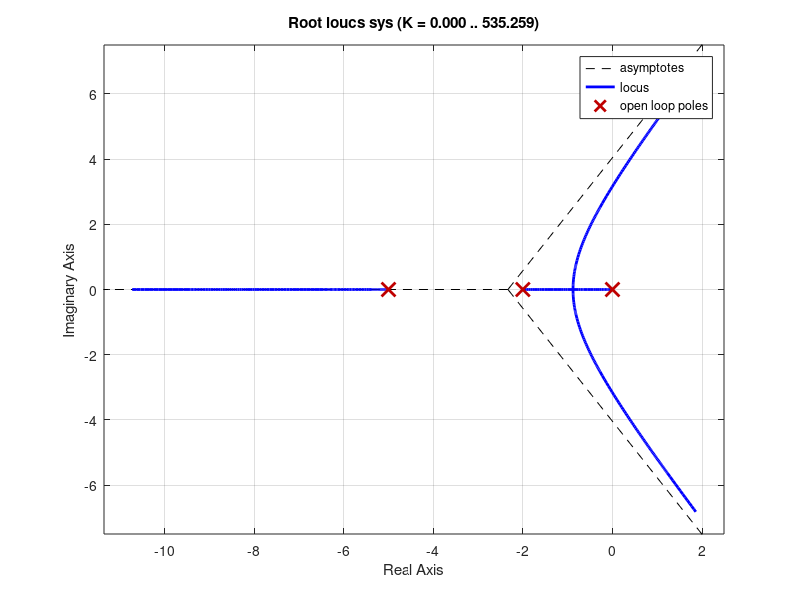

The MATLAB script that drew this image: (Note: this script raises an error after producing the figure.)
%% PI and Lag compensated controller
clc; clear; close all;

s= tf('s');
sys = 1/(s*(s+2)*(s+5));   % uncompensated system
OS = 0.2;                  % Given %OS
zeta = -log(OS)/(pi^2+(log(OS))^2)^0.5;
rlocus(sys);
sgrid(zeta,0);
axis([-10 5 -5 5])
[k, poles] = rlocfind(sys)
uncomp_sys = k*sys;

%% PI compensation
controller_pole = 1/s;
controller_zero = (s+0.001);
pi_comp_sys = uncomp_sys*controller_pole*controller_zero;

%let's see the root locus now again
figure()
subplot(211), rlocus(sys),title('Uncompensated Root Locus')
subplot(212), rlocus(pi_comp_sys),title('Root locus after adding pole and zero')

%% Now check the Error after PI Controller
%Uncompensated error
t = 0:0.01:10000;
R_s = 1/s^2;

Open_s = uncomp_sys;
Close_s = Open_s/(1+Open_s);
C_s = R_s*Close_s;
E_s = R_s - C_s;
uncomp_error = impulse(E_s, t);

% Compensated Error
Open_s = pi_comp_sys;
Close_s = Open_s/(1+Open_s);
C_s = R_s*Close_s;
E_s = R_s - C_s;
comp_error = impulse(E_s, t);

%Plotting result
figure()

plot(t,uncomp_error,"r",t,comp_error,"b"),title("Error Analysis");
xlabel("Time(Second)"); ylabel("Amplitude");
legend('Uncompensated error','Compensated Error');

%% Lag compensation by factor of 10
% k = 13.1 from rlocfind... and for this k--> Kv is 1.31 and e is 0.763
% from (Zc/Pc) = (Kv_new/Kv_old) --> Pc = 0.001 and Zc = 0.01

controller_pole = 1/(s+0.001);
controller_zero = (s+0.01);
lag_comp_sys = uncomp_sys*controller_pole*controller_zero;

%let's see the root locus now again
figure()
subplot(211), rlocus(sys),title('Uncompensated Root Locus')
subplot(212), rlocus(lag_comp_sys),title('Root locus after adding pole and zero')

%% Now check the Error after Lag Compensation
%Uncompensated error
t = 0:0.01:10000;
R_s = 1/s^2;

Open_s = uncomp_sys;
Close_s = Open_s/(1+Open_s);
C_s = R_s*Close_s;
E_s = R_s - C_s;
uncomp_error = impulse(E_s, t);

% Compensated Error
Open_s = lag_comp_sys;
Close_s = Open_s/(1+Open_s);
C_s = R_s*Close_s;
E_s = R_s - C_s;
comp_error = impulse(E_s, t);

%Plotting result
figure()

plot(t,uncomp_error,"r",t,comp_error,"b"),title("Error Analysis");
xlabel("Time(Second)"); ylabel("Amplitude");
legend('Uncompensated error','Compensated Error');


%%
%% Lead controller
% Overshoot is 10% and setting time is reduced by factor of 2
clc; clear; close all;
format compact;

s= tf('s');
sys = 1/((s+1)*(s+8)*(s+6));      % uncompensated system
OS = 0.10;                        % Given %OS
zeta = -log(OS)/(pi^2+(log(OS))^2)^0.5;
rlocus(sys);
sgrid(zeta,0);
axis([-10 5 -5 5])
[k,] = rlocfind(sys)
uncomp_sys = k*sys;

%% Find the Lead Controller
% New Operating point --> 4.511+j*6.17
% Let zero at -6. So the position of pole is -469.63
controller_zero = (s+6);
controller_pole = 1/(s+469.63);
lead_comp_sys = uncomp_sys*controller_zero*controller_pole;

%let's see the root locus now again
figure()
subplot(211), rlocus(sys),title('Uncompensated Root Locus')
subplot(212), rlocus(lead_comp_sys),title('Root locus after adding pole and zero')

%% Now we need to find k_comp as the shape gets changed
figure();
rlocus(lead_comp_sys);
sgrid(zeta, 0);
axis([-10 20 -20 20])
[k_comp,] = rlocfind(lead_comp_sys);
comp_sys = lead_comp_sys*k_comp;

%% Plotting results for Lead compensator
t = 0:0.01:10;
R_s = 1;          

%Uncompensated Response
uncomp_Open_s = uncomp_sys;
uncomp_Close_s = uncomp_Open_s/(1+uncomp_Open_s);
uncomp_C_s = uncomp_Close_s*R_s;

% Compensated Response
comp_Open_s = comp_sys;
comp_Close_s = comp_Open_s/(1+comp_Open_s);
comp_C_s = R_s*comp_Close_s;

%Plotting result
figure()
step(uncomp_C_s,t,"r");
hold on
step(comp_C_s,t,'g')
xlabel("Time(Second)"); ylabel("Amplitude");
legend('Uncompensated Response','Compensated response');

%% Lag Control for error compensation
base_sys = comp_sys;

zero = s+0.003667;
pole = 1/(s+0.001);

lag_compensated_sys = base_sys*zero*pole;

%% Now check the Error after Lag Compensation
%Uncompensated error
t = 0:0.01:10000;
R_s = 1/s;

Open_s = uncomp_sys;
Close_s = Open_s/(1+Open_s);
C_s = R_s*Close_s;
E_s = R_s - C_s;
uncomp_error = impulse(E_s, t);

% Compensated Error
Open_s = lag_compensated_sys ;
Close_s = Open_s/(1+Open_s);
C_s = R_s*Close_s;
E_s = R_s - C_s;
comp_error = impulse(E_s, t);

%Plotting result
figure()

plot(t,uncomp_error,"r",t,comp_error,"b"),title("Error Analysis");
xlabel("Time(Second)"); ylabel("Amplitude");
legend('Uncompensated error','Compensated Error');




